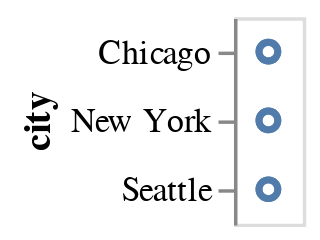

The notebook cell this image was saved under:
### Markdown cell above
Here the rendering consists of one point per row in the dataset, all plotted on top of each other, since we have not yet specified positions for these points.

To visually separate the points, we can map various *encoding channels*, or *channels* for short, to fields in the dataset. For example, we could *encode* the field `city` of the data using the `y` channel, which represents the y-axis position of the points. To specify this, use the `encode` method:

### Code cell
alt.Chart(df).mark_point().encode(
  y='city',
)

### Figure 1 — Vega-Lite specification as saved in the notebook (floating-point values rounded to 4 significant figures)
{"config": {"view": {"continuousWidth": 400, "continuousHeight": 300}}, "data": {"name": "data-fdfbb22e8e0e89f6556d8a3b434b0c97"}, "mark": "point", "encoding": {"y": {"type": "nominal", "field": "city"}}, "$schema": "https://vega.github.io/schema/vega-lite/v4.0.2.json", "datasets": {"data-fdfbb22e8e0e89f6556d8a3b434b0c97": [{"city": "Seattle", "month": "Apr", "precip": 2.68}, {"city": "Seattle", "month": "Aug", "precip": 0.87}, {"city": "Seattle", "month": "Dec", "precip": 5.31}, {"city": "New York", "month": "Apr", "precip": 3.94}, {"city": "New York", "month": "Aug", "precip": 4.13}, {"city": "New York", "month": "Dec", "precip": 3.58}, {"city": "Chicago", "month": "Apr", "precip": 3.62}, {"city": "Chicago", "month": "Aug", "precip": 3.98}, {"city": "Chicago", "month": "Dec", "precip": 2.56}]}}
